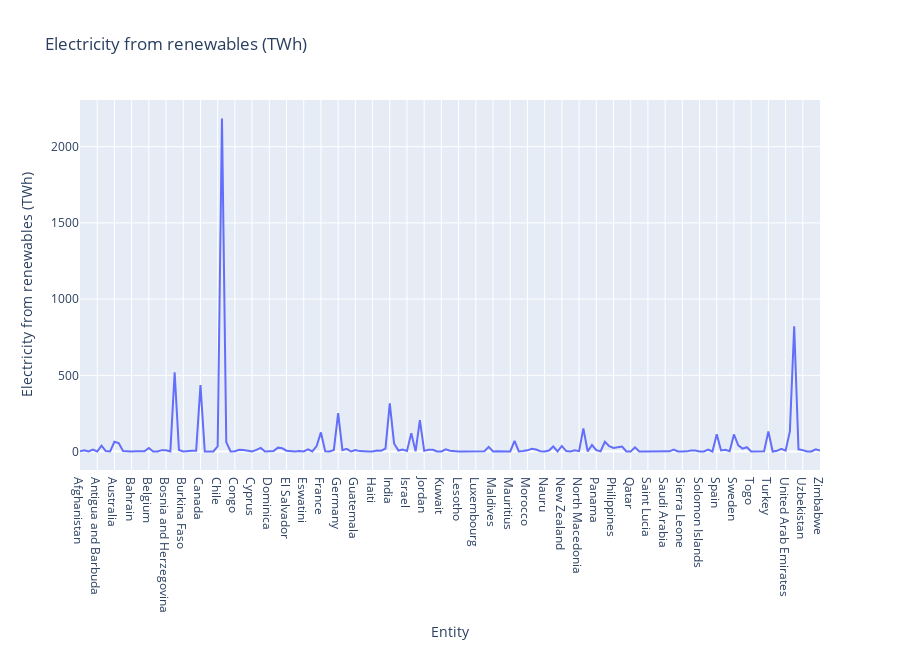

Notebook source saved alongside this figure:
### Code cell
# Calculate the Max 'Entity' for each 'Electricity from renewables (TWh)'
Entity_By_Electricity = df1.groupby('Entity')['Electricity from renewables (TWh)'].max().reset_index()

# Create a line plot using Plotly Express
fig_Entity_By_Electricity = px.line(
    Entity_By_Electricity,  # DataFrame containing the data
    x='Entity',   # x-values: Year
    y='Electricity from renewables (TWh)',  # y-values: median Land
    labels={'Entity': 'Entity'},  # Customize label for the x-axis
    title='Electricity from renewables (TWh)',  # Set the title of the plot
    height=650  # Set the height of the plot
)

# Display the plot
fig_Entity_By_Electricity.show()

### Figure 1 — Plotly figure (JSON) as saved in the notebook; plotly's stock layout.template omitted (floating-point values rounded to 4 significant figures; data arrays with more than 128 entries replaced by an {"elided": "..."} marker saying what was removed)
{"data": [{"hovertemplate": "Entity=%{x}<br>Electricity from renewables (TWh)=%{y}<extra></extra>", "legendgroup": "", "line": {"color": "#636efa", "dash": "solid"}, "marker": {"symbol": "circle"}, "mode": "lines", "name": "", "orientation": "v", "showlegend": false, "type": "scatter", "x": {"elided": "173 str values"}, "xaxis": "x", "y": {"elided": "173 float values"}, "yaxis": "y"}], "layout": {"height": 650, "legend": {"tracegroupgap": 0}, "title": {"text": "Electricity from renewables (TWh)"}, "xaxis": {"anchor": "y", "domain": [0, 1], "title": {"text": "Entity"}}, "yaxis": {"anchor": "x", "domain": [0, 1], "title": {"text": "Electricity from renewables (TWh)"}}}}
